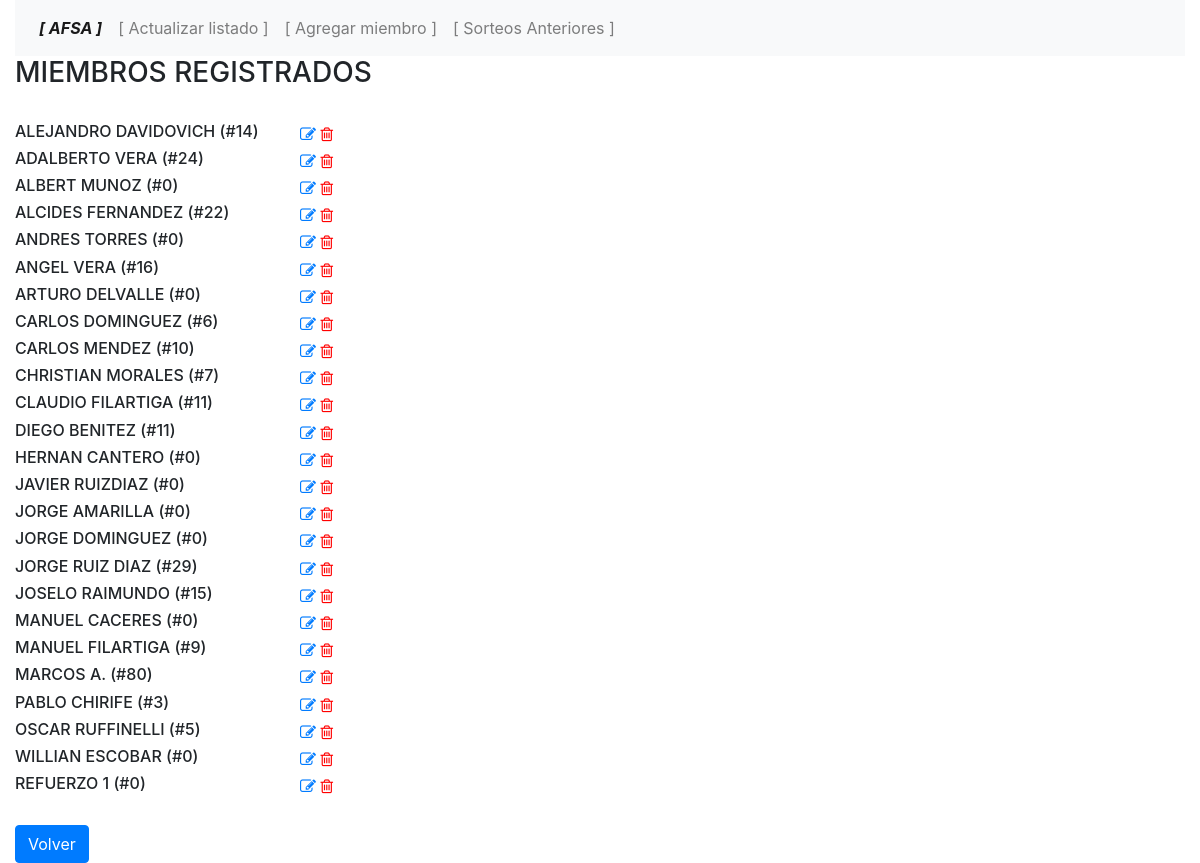
/update, run on an earlier commit of the app's database.
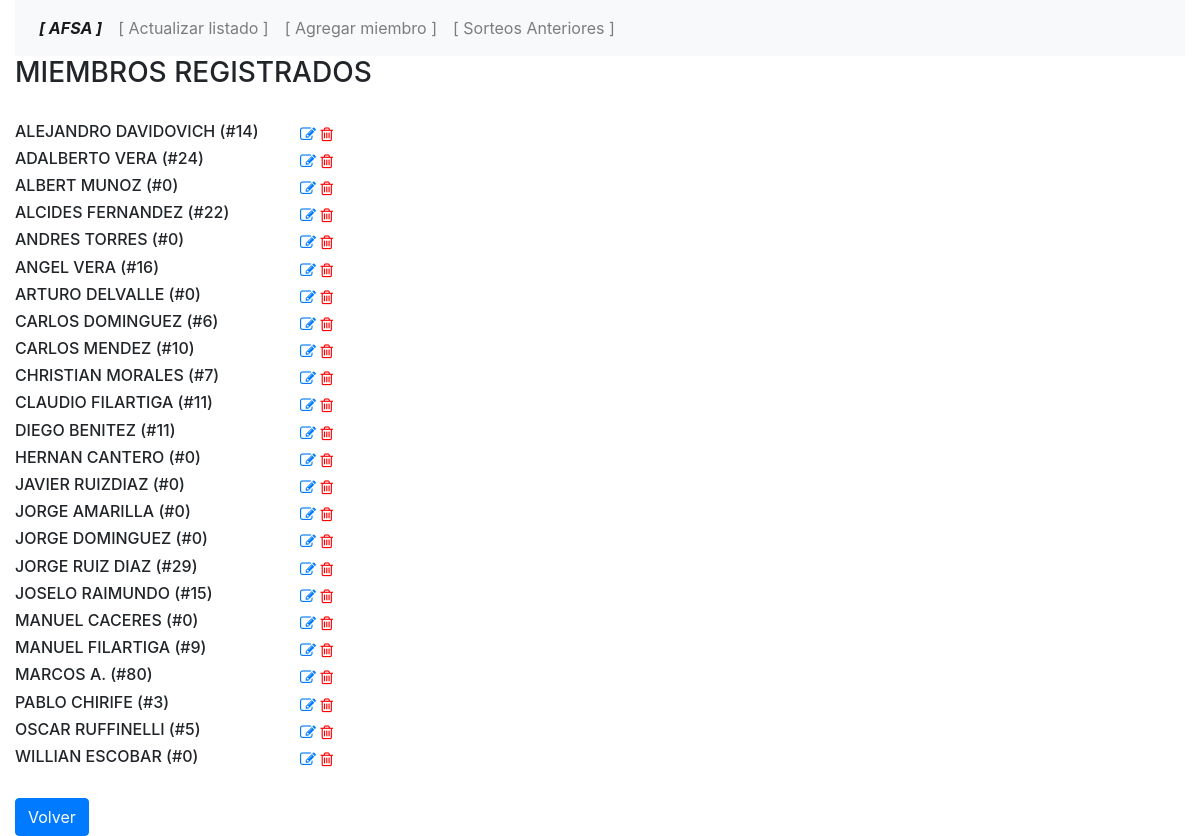
And on a later commit of the database.
### models.py (models this page shows, shortened)
class Jugador(db.Model):
    id = db.Column(db.Integer, primary_key=True)
    nombre = db.Column(db.String(100), nullable=False)
    numero_camiseta = db.Column(db.Integer)
    date = db.Column(db.Date, nullable=False)

### routes.py (the view)
@app.route('/update', methods=['GET', 'POST'])
def update():
    jugadores = Jugador.query.all()
    return render_template('update.html', jugadores=jugadores)

### templates/update.html
{% extends "base.html" %}
{% block main %}
    <h3>MIEMBROS REGISTRADOS</h3>
    <br>
    {% for jugador in jugadores %}
    <div class="row">
        <div class="col-sm-3">
            <h6>{{ jugador.nombre }} (#{{ jugador.numero_camiseta }})</h6>
        </div>
        <div class="col-sm-0">
            <a href="{{ url_for('edit', jugador_id=jugador.id) }}"><i class="fa fa-pencil-square-o"></i></a>
            <a href="{{ url_for('delete', jugador_id=jugador.id) }}" style="color:red"><i class="fa fa-trash-o"></i></a>
        </div>
    </div>
    {% endfor %}
    <br>
    <div>
        <a href="{{ url_for('index') }}" class="btn btn-primary">Volver</a>
    </div>
{% endblock main %}

### templates/base.html (shortened to what this page needs)
<!doctype html>
<html lang="en">
  <head>
    <link rel="stylesheet" href="https://stackpath.bootstrapcdn.com/bootstrap/4.5.0/css/bootstrap.min.css">
    <link rel="stylesheet" href="https://maxcdn.bootstrapcdn.com/font-awesome/4.4.0/css/font-awesome.min.css">
  </head>
  <body>
    <div class="container-fluid">
      <nav class="navbar navbar-expand-lg navbar-light bg-light">
        <ul class="navbar-nav">
          <li class="nav-item active"><a href="{{ url_for('index') }}" class="nav-link"><strong><i>[ AFSA ]</i></strong></a></li>
          <li class="nav-item"><a href="{{ url_for('update') }}" class="nav-link">[ Actualizar listado ]</a></li>
          <li class="nav-item"><a href="{{ url_for('add') }}" class="nav-link">[ Agregar miembro ]</a></li>
          <li class="nav-item"><a href="{{ url_for('historico') }}" class="nav-link">[ Sorteos Anteriores ]</a></li>
        </ul>
      </nav>
      {% block main %}{% endblock %}
    </div>
  </body>
</html>

What changed in the data, as far as the page shows it:
removed Jugador: nombre "REFUERZO 1", numero_camiseta "0"
